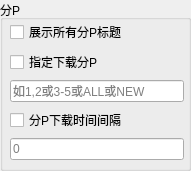
  <widget class="QGroupBox" name="groupBox_8">
   <property name="geometry">
    <rect>
     <x>630</x>
     <y>320</y>
     <width>191</width>
     <height>171</height>
    </rect>
   </property>
   <property name="title">
    <string>分P</string>
   </property>
   <widget class="QWidget" name="verticalLayoutWidget_12">
    <property name="geometry">
     <rect>
      <x>10</x>
      <y>20</y>
      <width>174</width>
      <height>141</height>
     </rect>
    </property>
    <layout class="QVBoxLayout" name="verticalLayout_12">
     <item>
      <widget class="QCheckBox" name="checkBox_p_show_all">
       <property name="text">
        <string>展示所有分P标题</string>
       </property>
      </widget>
     </item>
     <item>
      <layout class="QVBoxLayout" name="verticalLayout_5">
       <item>
        <widget class="QCheckBox" name="checkBox_p">
         <property name="toolTip">
          <string>&lt;html&gt;&lt;head/&gt;&lt;body&gt;&lt;p&gt;选择指定分p或分p范围：(-p 8 或 -p 1,2 或 -p 3-5 或 -p ALL)&lt;/p&gt;&lt;/body&gt;&lt;/html&gt;</string>
         </property>
         <property name="text">
          <string>指定下载分P</string>
         </property>
        </widget>
       </item>
       <item>
        <widget class="QLineEdit" name="lineEdit_p">
         <property name="toolTip">
          <string>&lt;html&gt;&lt;head/&gt;&lt;body&gt;&lt;p&gt;选择指定分p或分p范围：(-p 8 或 -p 1,2 或 -p 3-5 或 -p ALL)&lt;/p&gt;&lt;/body&gt;&lt;/html&gt;</string>
         </property>
         <property name="placeholderText">
          <string>如1,2或3-5或ALL或NEW</string>
         </property>
        </widget>
       </item>
      </layout>
     </item>
     <item>
      <layout class="QVBoxLayout" name="verticalLayout_11">
       <item>
        <widget class="QCheckBox" name="checkBox_p_delay">
         <property name="toolTip">
          <string>&lt;html&gt;&lt;head/&gt;&lt;body&gt;&lt;p&gt;设置下载合集分P之间的下载间隔时间(单位: 秒, 默认无间隔)&lt;/p&gt;&lt;/body&gt;&lt;/html&gt;</string>
         </property>
         <property name="text">
          <string>分P下载时间间隔</string>
         </property>
        </widget>
       </item>
       <item>
        <widget class="QLineEdit" name="lineEdit_p_delay">
         <property name="placeholderText">
          <string>0</string>
         </property>
        </widget>
       </item>
      </layout>
     </item>
    </layout>
   </widget>
  </widget>
